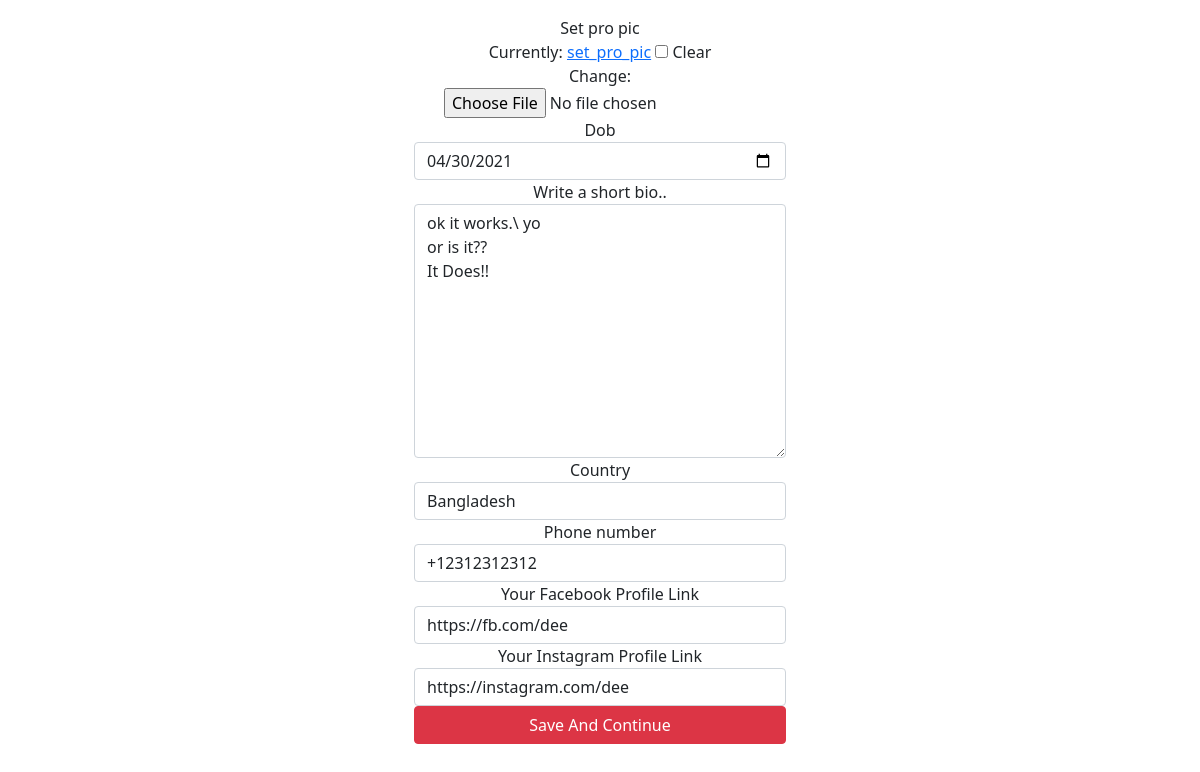
The page /account/profile-setup/ (signed in) on the database its author committed.
### Login/models.py (models this page shows, shortened)
class UserProfile(models.Model):
    user = models.OneToOneField(User, on_delete=CASCADE, related_name='profile')
    set_pro_pic = models.ImageField(upload_to='profile_pics', blank=True, default='')
    pro_pic = models.CharField(max_length=400)
    countries = (
        ('Afghanistan', 'Afghanistan'),
        ('Bangladesh', 'Bangladesh'),
        ('Egypt', 'Egypt'),
        ('Pakistan', 'Pakistan'),
        ('Turkey', 'Turkey'),
        ('UAE', 'UAE'),
        ('UK', 'UK'),
        ('USA', 'USA'),
        ('Zimbabwe', 'Zimbabwe'),
    )
    country = models.TextField(choices=countries, blank=True, default='')
    dob = models.DateField(blank=True, null=True, verbose_name='Date of Birth')
    phone_number = PhoneNumberField(blank=True)
    facebook_profile = models.URLField(verbose_name='Your Facebook Profile Link', blank=True)
    insta_profile = models.URLField(verbose_name='Your Instagram Profile Link', blank=True)
    bio = models.TextField(verbose_name='Write a short bio..', blank=True, max_length=400)

### Login/views.py (the view)
# urls.py: path('profile-setup/', views.setup_profile, name='setup_profile'),
@login_required
def setup_profile(req):
    profile = UserProfile.objects.get_or_create(user=req.user)[0]
    form = SetUpProfileForm(instance=profile)
    if req.method == 'POST':
        form = SetUpProfileForm(req.POST, req.FILES, instance=profile)
        if form.is_valid():
            form.save()
            return redirect('profile:profile')
    return render(req, 'Accounts/signup.html', context={'form':form, 'set_profile':True})

### Login/forms.py
class SetUpProfileForm(forms.ModelForm):
    dob = forms.DateField(required=False, widget=forms.TextInput(attrs={'type':'date'}))
    bio = forms.Textarea()
    class Meta:
        model = UserProfile
        fields = ('set_pro_pic', 'dob', 'bio', 'country', 'phone_number', 'facebook_profile', 'insta_profile')

### templates/Accounts/signup.html (shortened to what this page needs)
{% extends 'core.html' %}
{% load crispy_forms_tags %}
{% block body %}
    <center>
        <div class="col-sm-4">
            <form method="POST" enctype="multipart/form-data">
                {{ form|crispy }}
                <button type="submit" class="btn btn-danger" style="width: 100%;">{% if set_profile %}Save And Continue{% elif login %}LogIn{% else %}SignUp{% endif %}</button>
            </form>
        </div>
    </center>
{% endblock %}

### rows shown on the page
UserProfile: dob "04/30/2021", bio "ok it works.\\ yo or is it?? It Does!!", country "Bangladesh", phone_number "+12312312312", facebook_profile "https://fb.com/dee", insta_profile "https://instagram.com/dee"
